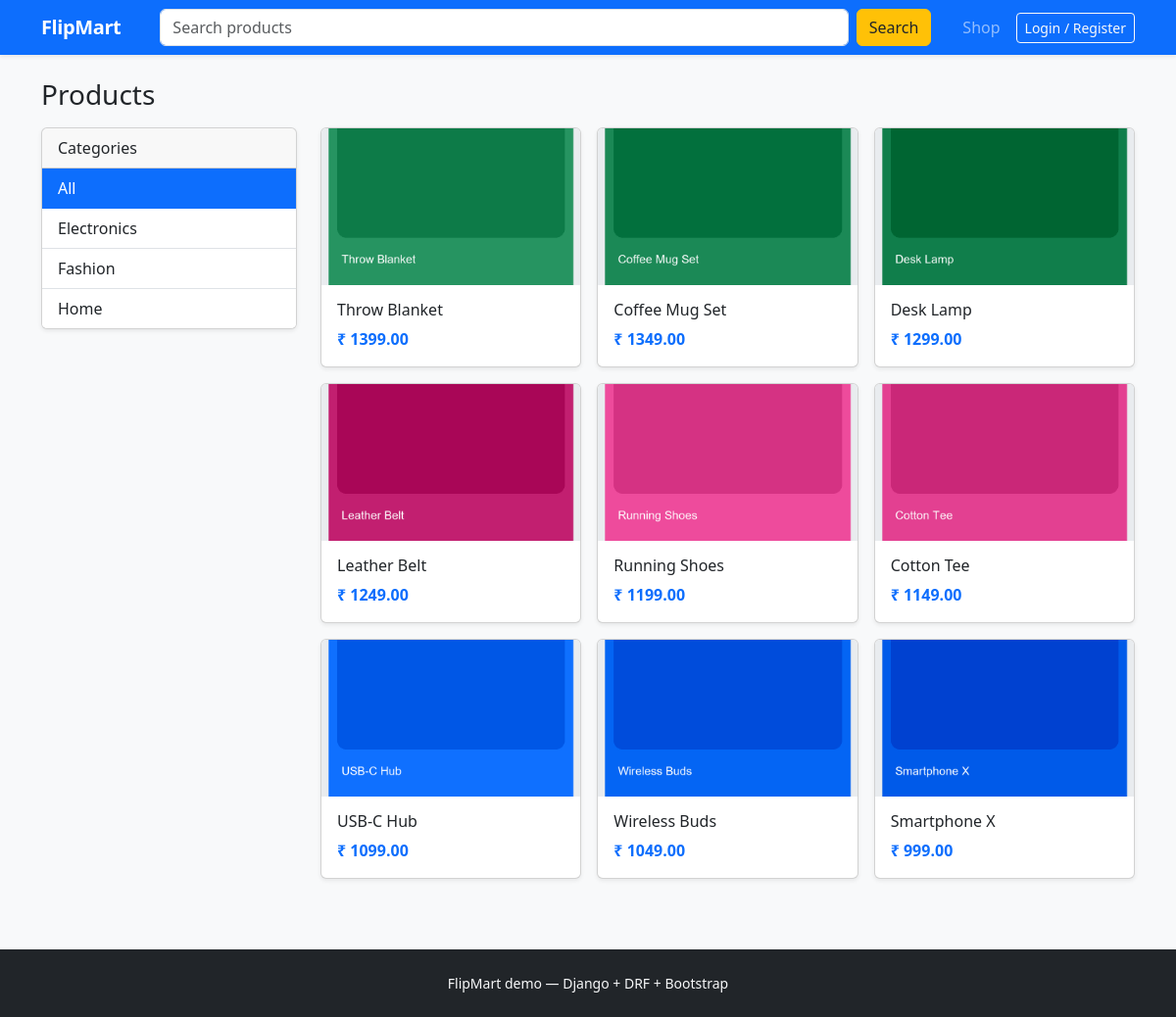
Screenshot of /products/ with the database file from the repository.
### store/models.py (models this page shows, shortened)
class Category(models.Model):
    name = models.CharField(max_length=120, unique=True)
    slug = models.SlugField(max_length=140, unique=True)
    description = models.TextField(blank=True)
    image = models.ImageField(upload_to='categories/', blank=True, null=True)
    is_active = models.BooleanField(default=True)
    class Meta:
        verbose_name_plural = 'Categories'
        ordering = ['name']

class Product(models.Model):
    category = models.ForeignKey(Category, on_delete=models.PROTECT, related_name='products')
    name = models.CharField(max_length=255)
    slug = models.SlugField(max_length=280, unique=True)
    sku = models.CharField(max_length=64, unique=True, blank=True)
    description = models.TextField(blank=True)
    price = models.DecimalField(max_digits=12, decimal_places=2)
    compare_at_price = models.DecimalField(max_digits=12, decimal_places=2, null=True, blank=True)
    stock = models.PositiveIntegerField(default=0)
    is_active = models.BooleanField(default=True)
    main_image = models.ImageField(upload_to='products/', blank=True, null=True)
    created_at = models.DateTimeField(auto_now_add=True)
    updated_at = models.DateTimeField(auto_now=True)
    class Meta:
        ordering = ['-created_at']

### store/views.py (the view)
# urls.py: path('products/', views.ProductListView.as_view(), name='product_list'),
class ProductListView(ListView):
    model = Product
    template_name = 'store/product_list.html'
    context_object_name = 'products'
    paginate_by = 12
    def get_queryset(self):
        qs = Product.objects.filter(is_active=True).select_related('category')
        q = self.request.GET.get('q')
        cat = self.request.GET.get('category')
        if q:
            qs = qs.filter(Q(name__icontains=q) | Q(description__icontains=q) | Q(sku__icontains=q))
        if cat:
            qs = qs.filter(category__slug=cat)
        return qs.order_by('-created_at')
    def get_context_data(self, **kwargs):
        ctx = super().get_context_data(**kwargs)
        ctx['categories'] = Category.objects.filter(is_active=True)
        ctx['current_cat'] = self.request.GET.get('category', '')
        ctx['search_q'] = self.request.GET.get('q', '')
        return ctx

### store/context_processors.py (called while the page is built)
def cart_count(request):
    if not request.user.is_authenticated:
        return {'cart_item_count': 0}
    from .models import Cart
    cart, _ = Cart.objects.get_or_create(user=request.user)
    n = sum(i.quantity for i in cart.items.all())
    return {'cart_item_count': n}

### templates/store/product_list.html (shortened to what this page needs)
{% extends "base.html" %}
{% load static %}
{% block content %}
<h1 class="h3 mb-3">Products</h1>
<div class="row">
  <div class="col-md-3 mb-3">
    <div class="card shadow-sm">
      <div class="card-header">Categories</div>
      <ul class="list-group list-group-flush">
        <a class="list-group-item list-group-item-action {% if not current_cat %}active{% endif %}" href="{% url 'store:product_list' %}{% if search_q %}?q={{ search_q|urlencode }}{% endif %}">All</a>
        {% for c in categories %}
        <a class="list-group-item list-group-item-action {% if current_cat == c.slug %}active{% endif %}" href="?category={{ c.slug }}{% if search_q %}&q={{ search_q|urlencode }}{% endif %}">{{ c.name }}</a>
        {% endfor %}
      </ul>
    </div>
  </div>
  <div class="col-md-9">
    <div class="row g-3">
      {% for p in products %}
      <div class="col-6 col-lg-4">
        <div class="card h-100 shadow-sm">
          {% if p.main_image %}
          <img src="{{ p.main_image.url }}" class="card-img-top object-fit-cover" style="height:160px" alt="">
          {% else %}
          <img src="{% static 'img/no-image.svg' %}" class="card-img-top object-fit-cover bg-light" style="height:160px" alt="">
          {% endif %}
          <div class="card-body">
            <h2 class="h6">{{ p.name }}</h2>
            <p class="text-primary fw-bold mb-0">₹ {{ p.price }}</p>
          </div>
        </div>
      </div>
      {% empty %}
      <p>No products match your filters.</p>
      {% endfor %}
    </div>
  </div>
</div>
{% endblock %}

### static/css/custom.css (style rules this page uses)
.object-fit-cover { object-fit: cover; }

### rows the page displays
Category: name "Electronics"
Category: name "Fashion"
Category: name "Home"
Product: main_image (placeholder picture), name "Throw Blanket", price "1399.00"
Product: main_image (picture), name "Coffee Mug Set", price "1349.00"
Product: main_image (picture), name "Desk Lamp", price "1299.00"
Product: main_image (picture), name "Leather Belt", price "1249.00"
Product: main_image (picture), name "Running Shoes", price "1199.00"
Product: main_image (picture), name "Cotton Tee", price "1149.00"
Product: main_image (picture), name "USB-C Hub", price "1099.00"
Product: main_image (picture), name "Wireless Buds", price "1049.00"
Product: main_image (picture), name "Smartphone X", price "999.00"
